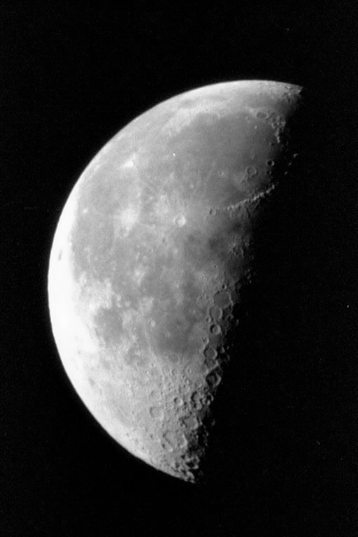
%> input picture Prácticas/Práctica 3/moon.tif, 358 x 537 px
$ octave Ejercicio_6b.m   (GNU Octave 9; MATLAB toolbox functions it lacks are replaced by stand-ins)
%> lines starting %> are read from the running program, lines starting %| are printed output that depends on the picture
I = imread('moon.tif');
%> I is the input picture: size 537x358 uint8; min 0, max 253, mean 52.9

imshow(I);

figure, imhist(I)
%> after `imhist(I)`:
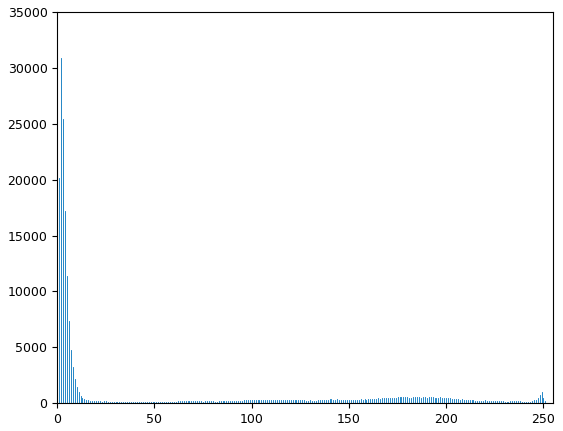
%> figure redrawn from the program's plot data; highest point at x = 2, y = 30924
figure, histeq(I)
%> after `histeq(I)`:
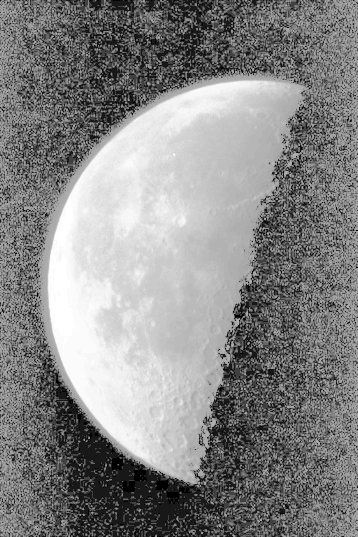
%> ans: size 537x358 uint8; min 0, max 255, mean 134.1
figure, imhist(histeq(I))
%> after `imhist(histeq(I))`:
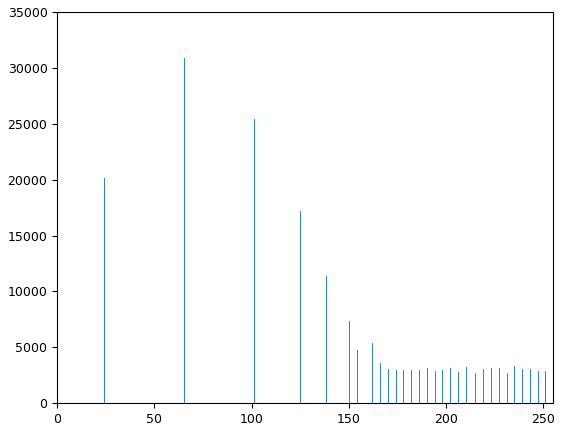
%> figure redrawn from the program's plot data; highest point at x = 65, y = 30924

[J,T] = histeq(I);
%> T = 256 values from 0 to 1
plot((0:255)/255,T);
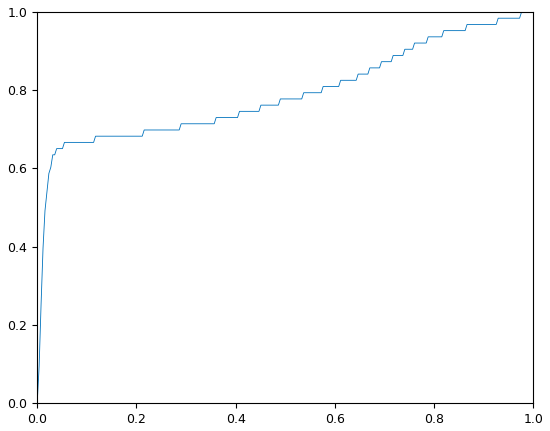
%> figure redrawn from the program's plot data; curve peaks at x = 0.976, y = 1

$ run again, with Prácticas/Práctica 3/spine.tif copied over Prácticas/Práctica 3/moon.tif
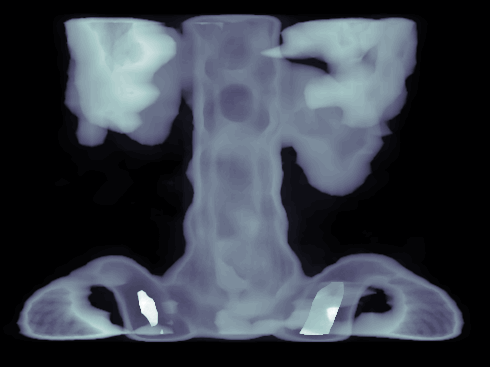
%> input picture Prácticas/Práctica 3/spine.tif, 490 x 367 px
%> `histeq(I)`:
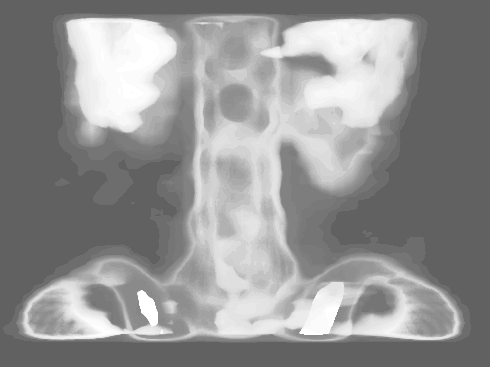
%> ans: size 367x490 uint8; min 97, max 255, mean 147
%> T = 256 values from 0.381 to 1
%> `plot((0:255)/255,T);`:
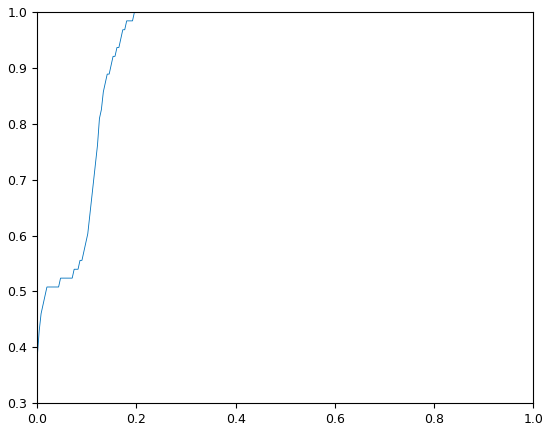
%> figure redrawn from the program's plot data; curve peaks at x = 0.196, y = 1
